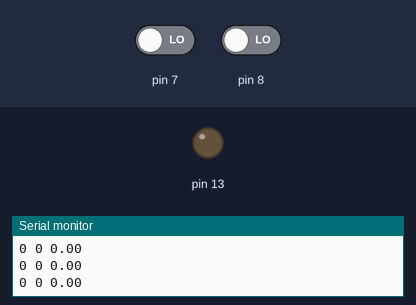
A sketch run on a simulated Arduino Uno, built with avr-gcc and run on an emulated ATmega328P. Shown: output pins drawn as LEDs (lit = HIGH), the last lines printed to the serial monitor. Inputs (shaded band) come from the test bench; at power-on: pin 7 LOW, pin 8 LOW.

Above: at 1.2 s.
1.3 s: pin 7 driven HIGH
At 2.5 s:
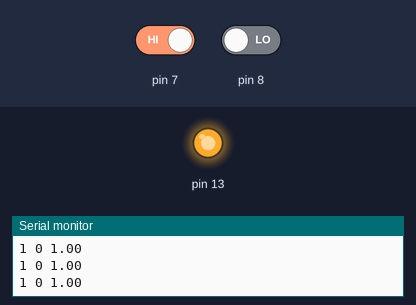
2.8 s: pin 7 driven LOW
At 3.6 s:
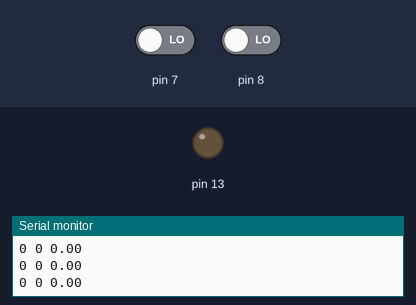
4.3 s: pin 8 driven HIGH
At 4.6 s:
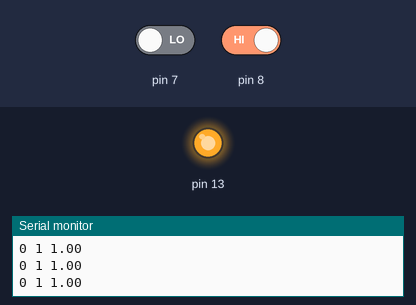
Timing chart, 0 to 7.3 s (numbered marks = the images above; inputs shaded):
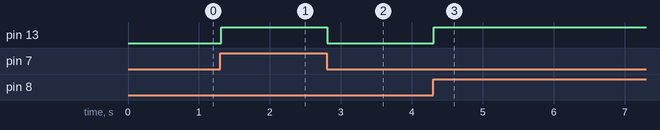

The sketch:

XOR.ino
```cpp
#include "math.h"
byte p1 , p2 ;
float n1 , n2 , n3 ;
float a1 , a2 ;
float e=2.7182818 ;

void setup() {
   pinMode (7 , INPUT);
   pinMode (8 , INPUT);
   pinMode (13 , OUTPUT);
   Serial.begin(9600);
  }


void loop()
{
   p1=digitalRead ( 7 );
   p2=digitalRead ( 8 ) ;
   Serial.print(p1);
   Serial.print(" ");
   Serial.print(p2);
   Serial.print(" ");

   n1= p1 * ( 2.9936 ) + p2 * ( -3.8426 ) + ( - 3.1467 ) ;
   n2 = p1 * ( - 3.8638 ) + p2 * ( 3.0818 ) + ( - 3.0739 ) ;
   a1 = tansig ( n1 ) ;
   a2 = tansig ( n2 );
   n3 = a1 * ( 1.1852 ) + a2 * ( 0.9973 ) + ( 2.1773 ) ;
   n3=round(n3); //redondeamos para que no salga - negativos
   digitalWrite ( 13 , n3 );
   Serial.println(n3);


}


// funcion tansig
float tansig ( float x ) {
  float a ;
  a = ( pow ( e , x ) -pow ( e , -x ) ) / ( pow ( e , x ) + pow ( e , -x ) ) ;
  return a ;
  }
```

Measured:
- after the input at 1.3 s, pin 13: LOW → HIGH at once
- after the input at 2.8 s, pin 13: HIGH → LOW at once
- after the input at 4.3 s, pin 13: LOW → HIGH at once
